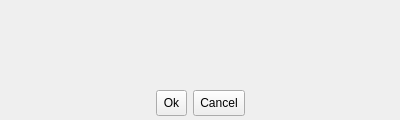
<ui version="4.0" >
 <class>confirm</class>
 <widget class="QWidget" name="confirm" >
  <property name="geometry" >
   <rect>
    <x>0</x>
    <y>0</y>
    <width>400</width>
    <height>120</height>
   </rect>
  </property>
  <property name="sizePolicy" >
   <sizepolicy vsizetype="Fixed" hsizetype="Fixed" >
    <horstretch>0</horstretch>
    <verstretch>0</verstretch>
   </sizepolicy>
  </property>
  <property name="minimumSize" >
   <size>
    <width>400</width>
    <height>120</height>
   </size>
  </property>
  <property name="maximumSize" >
   <size>
    <width>400</width>
    <height>120</height>
   </size>
  </property>
  <property name="windowTitle" >
   <string>Confirm</string>
  </property>
  <property name="_yate_window" stdset="0" >
   <bool>true</bool>
  </property>
  <layout class="QVBoxLayout" >
   <property name="leftMargin" >
    <number>4</number>
   </property>
   <property name="topMargin" >
    <number>4</number>
   </property>
   <property name="rightMargin" >
    <number>4</number>
   </property>
   <property name="bottomMargin" >
    <number>4</number>
   </property>
   <item>
    <layout class="QHBoxLayout" >
     <item>
      <layout class="QVBoxLayout" >
       <item>
        <widget class="QLabel" name="image" >
         <property name="sizePolicy" >
          <sizepolicy vsizetype="Fixed" hsizetype="Fixed" >
           <horstretch>0</horstretch>
           <verstretch>0</verstretch>
          </sizepolicy>
         </property>
         <property name="pixmap" >
          <pixmap>ask_32.png</pixmap>
         </property>
         <property name="alignment" >
          <set>Qt::AlignCenter</set>
         </property>
        </widget>
       </item>
       <item>
        <spacer>
         <property name="orientation" >
          <enum>Qt::Vertical</enum>
         </property>
         <property name="sizeHint" >
          <size>
           <width>0</width>
           <height>40</height>
          </size>
         </property>
        </spacer>
       </item>
      </layout>
     </item>
     <item>
      <widget class="QTextEdit" name="text" >
       <property name="styleSheet" >
        <string>QTextEdit {
  background:transparent;
  border:0px;
}</string>
       </property>
       <property name="readOnly" >
        <bool>true</bool>
       </property>
      </widget>
     </item>
    </layout>
   </item>
   <item>
    <layout class="QHBoxLayout" >
     <item>
      <spacer>
       <property name="orientation" >
        <enum>Qt::Horizontal</enum>
       </property>
       <property name="sizeHint" >
        <size>
         <width>40</width>
         <height>20</height>
        </size>
       </property>
      </spacer>
     </item>
     <item>
      <widget class="QToolButton" name="ok" >
       <property name="sizePolicy" >
        <sizepolicy vsizetype="Fixed" hsizetype="Minimum" >
         <horstretch>0</horstretch>
         <verstretch>0</verstretch>
        </sizepolicy>
       </property>
       <property name="minimumSize" >
        <size>
         <width>0</width>
         <height>26</height>
        </size>
       </property>
       <property name="maximumSize" >
        <size>
         <width>16777215</width>
         <height>26</height>
        </size>
       </property>
       <property name="text" >
        <string>Ok</string>
       </property>
       <property name="icon" >
        <iconset>ok.png</iconset>
       </property>
       <property name="shortcut" >
        <string>Return</string>
       </property>
       <property name="toolButtonStyle" >
        <enum>Qt::ToolButtonTextBesideIcon</enum>
       </property>
       <property name="_yate_normal_icon" stdset="0" >
        <string>ok.png</string>
       </property>
       <property name="_yate_pressed_icon" stdset="0" >
        <string>ok_pressed.png</string>
       </property>
       <property name="_yate_hover_icon" stdset="0" >
        <string>ok_hover.png</string>
       </property>
      </widget>
     </item>
     <item>
      <widget class="QToolButton" name="button_hide" >
       <property name="sizePolicy" >
        <sizepolicy vsizetype="Fixed" hsizetype="Minimum" >
         <horstretch>0</horstretch>
         <verstretch>0</verstretch>
        </sizepolicy>
       </property>
       <property name="minimumSize" >
        <size>
         <width>0</width>
         <height>26</height>
        </size>
       </property>
       <property name="maximumSize" >
        <size>
         <width>16777215</width>
         <height>26</height>
        </size>
       </property>
       <property name="text" >
        <string>Cancel</string>
       </property>
       <property name="icon" >
        <iconset>cancel.png</iconset>
       </property>
       <property name="shortcut" >
        <string>Esc</string>
       </property>
       <property name="toolButtonStyle" >
        <enum>Qt::ToolButtonTextBesideIcon</enum>
       </property>
       <property name="_yate_normal_icon" stdset="0" >
        <string>cancel.png</string>
       </property>
       <property name="_yate_pressed_icon" stdset="0" >
        <string>cancel_pressed.png</string>
       </property>
       <property name="_yate_hover_icon" stdset="0" >
        <string>cancel_hover.png</string>
       </property>
      </widget>
     </item>
     <item>
      <spacer>
       <property name="orientation" >
        <enum>Qt::Horizontal</enum>
       </property>
       <property name="sizeHint" >
        <size>
         <width>40</width>
         <height>20</height>
        </size>
       </property>
      </spacer>
     </item>
    </layout>
   </item>
  </layout>
 </widget>
 <resources/>
 <connections/>
</ui>
